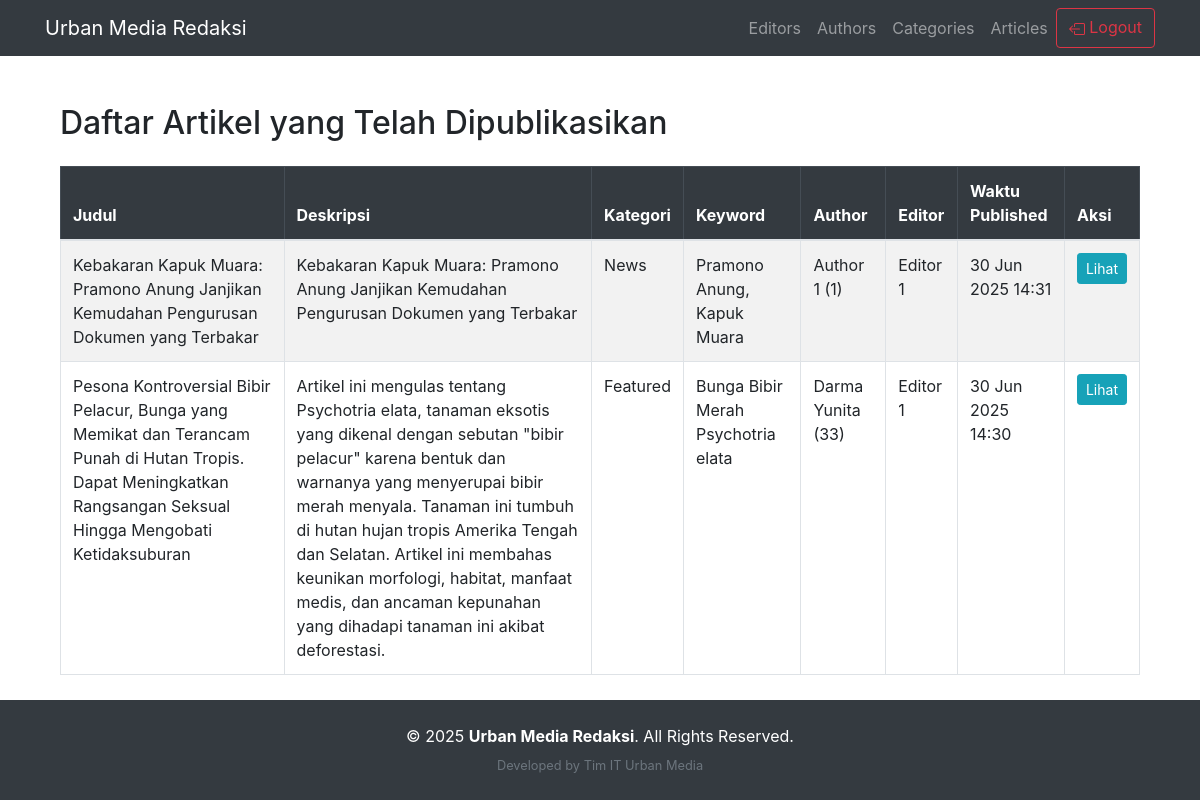
Page /admin/admin_articles.php (signed in) on the committed database.
### tables this page shows
CREATE TABLE `articles` (
  `id` int NOT NULL,
  `title` varchar(255) NOT NULL,
  `thumbnail` varchar(255) DEFAULT NULL,
  `caption_thumbnail` varchar(255) DEFAULT NULL,
  `summary` text,
  `category_id` int NOT NULL,
  `keywords` varchar(255) DEFAULT NULL,
  `author_id` int NOT NULL,
  `editor_id` int DEFAULT NULL,
  `content` text NOT NULL,
  `source_article` varchar(255) DEFAULT NULL,
  `source_thumbnail` varchar(255) DEFAULT NULL,
  `tags` varchar(255) DEFAULT NULL,
  `status` enum('Published','Rejected','Revised','Pending') DEFAULT 'Pending',
  `created_at` datetime DEFAULT CURRENT_TIMESTAMP,
  `editor_comment` text,
  `reviewed_at` datetime DEFAULT NULL,
  `published_at` datetime DEFAULT NULL
);

CREATE TABLE `categories` (
  `id` int NOT NULL,
  `name` varchar(100) NOT NULL,
  `icon` varchar(255) DEFAULT NULL
);

CREATE TABLE `authors` (
  `id` int NOT NULL,
  `avatar` varchar(255) DEFAULT NULL,
  `name` varchar(100) NOT NULL,
  `email` varchar(100) NOT NULL,
  `phone` varchar(20) NOT NULL,
  `articles_published` int DEFAULT '0'
);

CREATE TABLE `editors` (
  `id` int NOT NULL,
  `avatar` varchar(255) DEFAULT NULL,
  `name` varchar(100) NOT NULL,
  `email` varchar(100) NOT NULL,
  `phone` varchar(20) NOT NULL,
  `articles_uploaded` int DEFAULT '0'
);

### admin/admin_articles.php (the view, shortened to what this page needs)
<?php
include '../includes/header.php';
include '../includes/db_connect.php';
$query = "SELECT a.*, c.name AS category_name, au.name AS author_name, ed.name AS editor_name
          FROM articles a
          JOIN categories c ON a.category_id = c.id
          JOIN authors au ON a.author_id = au.id
          LEFT JOIN editors ed ON a.editor_id = ed.id
          WHERE a.status = 'Published'
          ORDER BY a.published_at DESC";
$result = $conn->query($query);
?>
<div class="container mt-5">
    <link rel="stylesheet" href="../css/bootstrap.min.css">
    <h2 class="mb-4">Daftar Artikel yang Telah Dipublikasikan</h2>
    <table class="table table-bordered table-striped">
        <thead class="table-dark">
            <tr>
                <th>Judul</th>
                <th>Deskripsi</th>
                <th>Kategori</th>
                <th>Keyword</th>
                <th>Author</th>
                <th>Editor</th>
                <th>Waktu Published</th>
                <th>Aksi</th>
            </tr>
        </thead>
        <tbody>
        <?php while ($row = $result->fetch_assoc()): ?>
            <tr>
                <td><?= htmlspecialchars($row['title']) ?></td>
                <td><?= htmlspecialchars($row['summary']) ?></td>
                <td><?= htmlspecialchars($row['category_name']) ?></td>
                <td><?= htmlspecialchars($row['keywords']) ?></td>
                <td><?= htmlspecialchars($row['author_name']) ?> (<?= $row['author_id'] ?>)</td>
                <td><?= htmlspecialchars($row['editor_name']) ?></td>
                <td><?= date('d M Y H:i', strtotime($row['published_at'])) ?></td>
                <td>
                    <a href="admin_view_articles.php?id=<?= $row['id'] ?>" class="btn btn-info btn-sm">Lihat</a>
                </td>
            </tr>
        <?php endwhile; ?>
        </tbody>
    </table>
</div>
<?php include '../includes/footer.php'; ?>

### rows in the picture
articles: title "Kebakaran Kapuk Muara: Pramono Anung Janjikan Kemudahan Pengurusan Dokumen yang Terbakar", summary "Kebakaran Kapuk Muara: Pramono Anung Janjikan Kemudahan Pengurusan Dokumen yang Terbakar", category.name "News", keywords "Pramono Anung, Kapuk Muara", authors.name "Author 1", author "1", editor.name "Editor 1", published_at "30 Jun 2025 14:31"
articles: title "Pesona Kontroversial Bibir Pelacur, Bunga yang Memikat dan Terancam Punah di Hutan Tropis. Dapat Meningkatkan Rangsangan Seksual Hingga Mengobati Ketidaksuburan", summary "Artikel ini mengulas tentang Psychotria elata, tanaman eksotis yang dikenal dengan sebutan \"bibir pelacur\" karena bentuk dan warnanya yang menyerupai bibir merah menyala. Tanaman ini tumbuh di hutan hujan tropis Amerika Tengah dan Selatan. Artikel ini membahas keunikan morfologi, habitat, manfaat medis, dan ancaman kepunahan yang dihadapi tanaman ini akibat deforestasi.", category.name "Featured", keywords "Bunga Bibir Merah Psychotria elata", authors.name "Darma Yunita", author "33", editor.name "Editor 1", published_at "30 Jun 2025 14:30"
